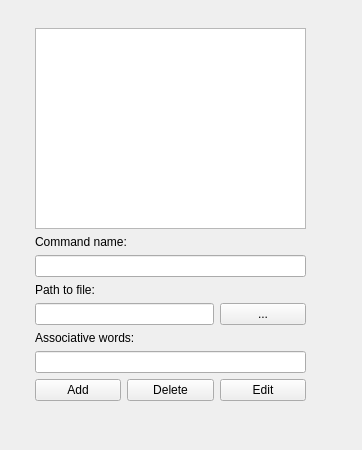
<?xml version="1.0" encoding="UTF-8"?>
<ui version="4.0">
 <class>AddAction</class>
 <widget class="QWidget" name="AddAction">
  <property name="geometry">
   <rect>
    <x>0</x>
    <y>0</y>
    <width>362</width>
    <height>450</height>
   </rect>
  </property>
  <property name="windowTitle">
   <string>Add Voice Action</string>
  </property>
  <widget class="QWidget" name="gridLayoutWidget">
   <property name="geometry">
    <rect>
     <x>20</x>
     <y>20</y>
     <width>301</width>
     <height>391</height>
    </rect>
   </property>
   <layout class="QGridLayout" name="gridLayout">
    <property name="leftMargin">
     <number>15</number>
    </property>
    <property name="topMargin">
     <number>8</number>
    </property>
    <property name="rightMargin">
     <number>15</number>
    </property>
    <property name="bottomMargin">
     <number>10</number>
    </property>
    <item row="2" column="0" colspan="3">
     <widget class="QLineEdit" name="lineEdit_name"/>
    </item>
    <item row="6" column="0" colspan="3">
     <widget class="QLineEdit" name="lineEdit_command"/>
    </item>
    <item row="4" column="2">
     <widget class="QPushButton" name="button_path">
      <property name="text">
       <string>...</string>
      </property>
     </widget>
    </item>
    <item row="0" column="0" colspan="3">
     <widget class="QListView" name="listView"/>
    </item>
    <item row="7" column="0">
     <widget class="QPushButton" name="button_add">
      <property name="text">
       <string>Add</string>
      </property>
     </widget>
    </item>
    <item row="7" column="2">
     <widget class="QPushButton" name="button_edit">
      <property name="text">
       <string>Edit</string>
      </property>
     </widget>
    </item>
    <item row="1" column="0" colspan="3">
     <widget class="QLabel" name="label_3">
      <property name="text">
       <string>Command name:</string>
      </property>
     </widget>
    </item>
    <item row="5" column="0" colspan="3">
     <widget class="QLabel" name="label">
      <property name="text">
       <string>Associative words:</string>
      </property>
     </widget>
    </item>
    <item row="3" column="0" colspan="3">
     <widget class="QLabel" name="label_2">
      <property name="text">
       <string>Path to file:</string>
      </property>
     </widget>
    </item>
    <item row="7" column="1">
     <widget class="QPushButton" name="button_delete">
      <property name="text">
       <string>Delete</string>
      </property>
     </widget>
    </item>
    <item row="4" column="0" colspan="2">
     <widget class="QLineEdit" name="lineEdit_path"/>
    </item>
   </layout>
  </widget>
 </widget>
 <layoutdefault spacing="6" margin="11"/>
 <resources/>
 <connections>
  <connection>
   <sender>listView</sender>
   <signal>clicked(QModelIndex)</signal>
   <receiver>AddAction</receiver>
   <slot>chooseCom(QModelIndex)</slot>
   <hints>
    <hint type="sourcelabel">
     <x>200</x>
     <y>74</y>
    </hint>
    <hint type="destinationlabel">
     <x>202</x>
     <y>138</y>
    </hint>
   </hints>
  </connection>
  <connection>
   <sender>listView</sender>
   <signal>entered(QModelIndex)</signal>
   <receiver>AddAction</receiver>
   <slot>changeValue(QModelIndex)</slot>
   <hints>
    <hint type="sourcelabel">
     <x>200</x>
     <y>74</y>
    </hint>
    <hint type="destinationlabel">
     <x>202</x>
     <y>138</y>
    </hint>
   </hints>
  </connection>
  <connection>
   <sender>button_path</sender>
   <signal>clicked()</signal>
   <receiver>AddAction</receiver>
   <slot>getPathDial()</slot>
   <hints>
    <hint type="sourcelabel">
     <x>268</x>
     <y>315</y>
    </hint>
    <hint type="destinationlabel">
     <x>175</x>
     <y>219</y>
    </hint>
   </hints>
  </connection>
  <connection>
   <sender>button_add</sender>
   <signal>clicked()</signal>
   <receiver>AddAction</receiver>
   <slot>addAction_onClickButton()</slot>
   <hints>
    <hint type="sourcelabel">
     <x>77</x>
     <y>389</y>
    </hint>
    <hint type="destinationlabel">
     <x>180</x>
     <y>224</y>
    </hint>
   </hints>
  </connection>
  <connection>
   <sender>button_delete</sender>
   <signal>clicked()</signal>
   <receiver>AddAction</receiver>
   <slot>deleteAction_onClickButton()</slot>
   <hints>
    <hint type="sourcelabel">
     <x>170</x>
     <y>389</y>
    </hint>
    <hint type="destinationlabel">
     <x>180</x>
     <y>224</y>
    </hint>
   </hints>
  </connection>
  <connection>
   <sender>button_edit</sender>
   <signal>clicked()</signal>
   <receiver>AddAction</receiver>
   <slot>editAction_onClickButton()</slot>
   <hints>
    <hint type="sourcelabel">
     <x>262</x>
     <y>389</y>
    </hint>
    <hint type="destinationlabel">
     <x>180</x>
     <y>224</y>
    </hint>
   </hints>
  </connection>
 </connections>
 <slots>
  <slot>chooseCom(QModelIndex)</slot>
  <slot>changeValue(QModelIndex)</slot>
  <slot>getPathDial()</slot>
  <slot>addAction_onClickButton()</slot>
  <slot>deleteAction_onClickButton()</slot>
  <slot>editAction_onClickButton()</slot>
 </slots>
</ui>
